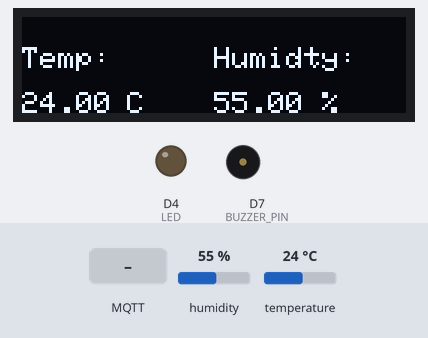
Bench run of a sketch on a simulated ESP8266 (NodeMCU). Parts: 128×32 one-colour display, output pins drawn as LEDs (lit = HIGH), buzzer (waves = sounding, pin HIGH). The inputs (shaded band) are chosen by the test bench; at power-on: humidity 55 %, temperature 24 °C. WiFi joins after 1.5 s; servers stay silent unless stated; random numbers use the default seed unless the sketch sets one; no MQTT or app messages arrive unless stated; what the sketch prints to the serial monitor is not drawn.

Above: at 3.3 s.
3.4 s: MQTT message "0" arrives on the first subscribed topic
At 4.47 s:
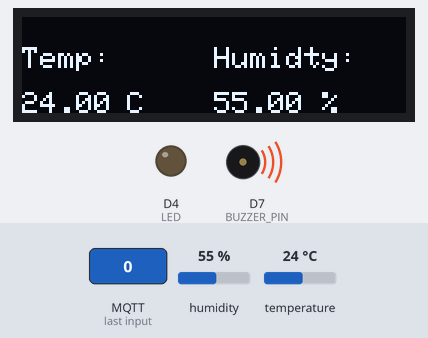
5.8 s: humidity set to 22 %
At 8.1 s:
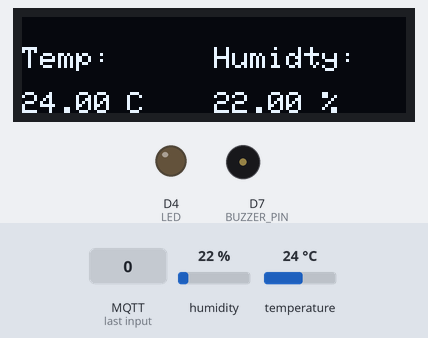
10.1 s: temperature set to 12 °C
At 10.78 s:
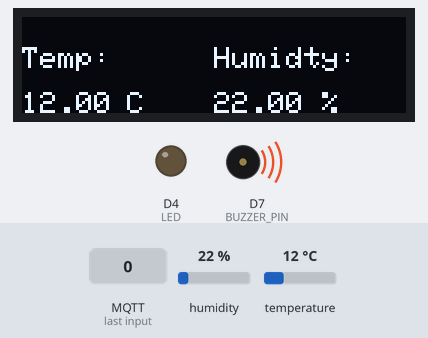
11.9 s: humidity set to 40 %
At 12.36 s:
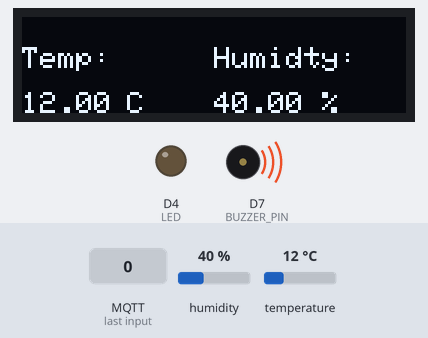
13.5 s: temperature set to 19 °C
At 13.93 s:
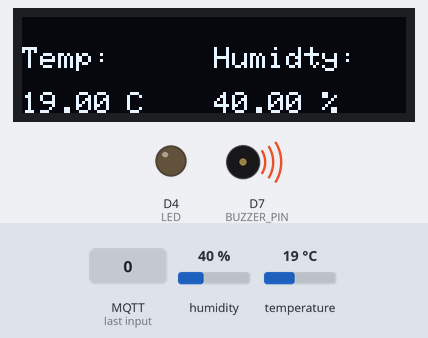
15.1 s: MQTT message "golkhoone/temp/max" arrives on the first subscribed topic
Timing chart, 0 to 17.6 s (numbered marks = the images above; inputs shaded):
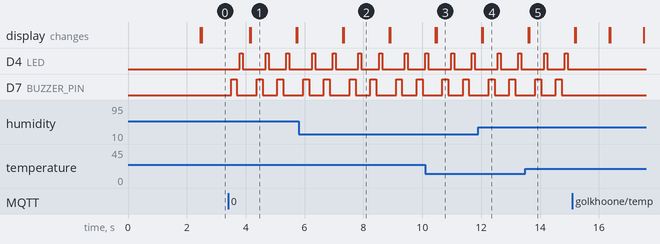

Measured:
- after the input at 3.4 s, D4 (LED): goes HIGH 0.10 s, LOW 0.78 s, HIGH 0.10 s, LOW 0.60 s, HIGH 0.10 s, then LOW, starting after 0.40 s; D7 (BUZZER_PIN): goes HIGH 0.20 s, LOW 0.68 s, HIGH 0.20 s, LOW 0.50 s, HIGH 0.20 s, then LOW, starting after 0.10 s
- what the display in image 1 shows lasts 1.5 s, from 4.2 s to 5.7 s

The sketch:

IoT-IUST.ino
```cpp
/*
  GROWatch

  IoT Based GreenHouse
  Using NodeMCU(Arduino) + MQTT Network Protocol
--------------------------------------------------------------------------
  INSTALL CH340 DRIVER ON YOU DEVICE
  DOWNLOAD NODEMCU LIBRARIES AT :
  https://arduino.esp8266.com/stable/package_esp8266com_index.json
  BAUD RATE : 9600
  *** Read instructions at README.txt to start server
  *** Read instructions at README.txt to open Website
  *** ADRESS:\GROWatch\Codes\WebSite-NodeJS Code\r\README.txt
--------------------------------------------------------------------------
  Date : 3/18/2021
  By : Arvin Delavari , Mohammad Arman Yazdi ,
       Faraz Ghoreyshi , Mohammad Mahdi Shokrani ,.

  Electrical Engineering Department of :
  Iran University of Science and Technology

*/

// Libraries
//------------------------------------------------------------------------
#include <ESP8266WiFi.h>
#include <PubSubClient.h>
#include <dht.h>
#include "DHT.h"
#include <Wire.h>
#include <Adafruit_GFX.h>
#include <Adafruit_SSD1306.h>

dht DHT;

// Defenitions
//------------------------------------------------------------------------
#define DHT11_PIN D3  // Define NodeMCU D3 pin to as temperature data pin of  DHT11
#define SCREEN_WIDTH 128 // OLED display width, in pixels
#define SCREEN_HEIGHT 32 // OLED display height, in pixels
#define BUZZER_PIN D7 // Defining Buzzer pin
#define DHTTYPE DHT11 // Defining DHT type (22 or 11) (SECOND LIBRARY) ---> UNUSED
#define dht_dpin 0 // Defining DHT PIN (SECOND LIBRARY) ---> UNUSED

// Update these with values suitable for your network.
//------------------------------------------------------------------------
const char* ssid = "Arvin";
const char* password = "252525de";
const char* mqtt_server = "broker.mqtt-dashboard.com";
//------------------------------------------------------------------------
const int LED =  2;
char Start[1]={1};
int temp_max=50;
int hum_max=100;
int temp_min=0;
int hum_min=0;
//------------------------------------------------------------------------
Adafruit_SSD1306 display(SCREEN_WIDTH, SCREEN_HEIGHT, &Wire, -1);
WiFiClient espClient;
PubSubClient client(espClient);
long lastMsg = 0;
char msg[50];
//------------------------------------------------------------------------


// Function for converting string data to integer number
//------------------------------------------------------------------------
int convertToInt(char a[3],unsigned int len)
{
    int i=0;
    int num=0;
    for(int i=0; i<len;i++)
    {
      num=(a[i]-'0')+(num*10);
    }
    return num;;
}

// Setting up a WIFI connection
//------------------------------------------------------------------------
void setup_wifi()
{
   delay(100);
  // We start by connecting to a WiFi network
    Serial.print("Connecting to ");
    Serial.println(ssid);
    WiFi.begin(ssid, password);
    while (WiFi.status() != WL_CONNECTED)
    {
      delay(500);
      Serial.print(".");
    }
  randomSeed(micros());
  Serial.println("");
  Serial.println("WiFi connected");
  Serial.println("IP address: ");
  Serial.println(WiFi.localIP());
}

// Subscribing to MQTT Server CallBack Function
//------------------------------------------------------------------------
void callback(char* topic, byte* payload, unsigned int length)
{
  char temp_max_bin[3];
  char hum_max_bin[3];
  char temp_min_bin[3];
  char hum_min_bin[3];

  // Subscribing to golkhoone/temp||hum/max||min
  // Recieving data from MQTT server

  if (strcmp(topic,"golkhoone/temp/max") == 0)
  {
    for(int i=0;i<=(length-1);i++)
    {
      temp_max_bin[i]=(char)payload[i];
    }
    temp_max=convertToInt(temp_max_bin,length);
    //Serial.println(temp_max);
  }
  if(strcmp(topic,"golkhoone/hum/max") == 0)
  {
    for(int i=0;i<=(length-1);i++)
    {
      hum_max_bin[i]=(char)payload[i];
    }
    hum_max=convertToInt(hum_max_bin,length);
    //Serial.println(hum_max);
  }
  if(strcmp(topic,"golkhoone/temp/min") == 0)
  {
    for(int i=0;i<=(length-1);i++)
    {
      temp_min_bin[i]=(char)payload[i];
    }
    temp_min=convertToInt(temp_min_bin,length);
    //Serial.println(temp_min);
  }
  if(strcmp(topic,"golkhoone/hum/min") == 0)
  {
    for(int i=0;i<=(length-1);i++)
    {
      hum_min_bin[i]=(char)payload[i];
    }
   hum_min=convertToInt(hum_min_bin,length);
   //Serial.println(hum_min);
  }
  Serial.println();
} //end callback

// Reconnecting Function
//------------------------------------------------------------------------
void reconnect()
{
  // Loop until we're reconnected
  while (!client.connected())
  {
    Serial.print("Attempting MQTT connection...");
    // Create a random client ID
    String clientId = "ESP8266Client-";
    clientId += String(random(0xffff), HEX);
    // Attempt to connect
    //if you MQTT broker has clientID,username and password
    if (client.connect(clientId.c_str()))
    {
      Serial.println("connected");
     //once connected to MQTT broker, subscribe command if any
      client.publish("golkhoone/alive",Start);
      client.subscribe("golkhoone/temp/max",1);
      client.subscribe("golkhoone/hum/max",1);
      client.subscribe("golkhoone/temp/min",1);
      client.subscribe("golkhoone/hum/min",1);;
    } else {
      Serial.print("failed, rc=");
      Serial.print(client.state());
      Serial.println(" try again in 5 seconds");
      // Wait 6 seconds before retrying
      delay(6000);
    }
  }
} //end reconnect()


void setup()
{
  // Setup OLED LCD
//------------------------------------------------------------------------
  Serial.begin(9600);
  if(!display.begin(SSD1306_SWITCHCAPVCC, 0x3C))
  { // Address 0x3D for 128x64
    Serial.println(F("SSD1306 allocation failed"));
    for(;;);
  }
  delay(500);
  display.clearDisplay();
  display.setTextSize(1.75);
  display.setTextColor(WHITE);

  // Setting up GPIO Output pins
//------------------------------------------------------------------------
  pinMode(LED,OUTPUT);
  pinMode(BUZZER_PIN,OUTPUT);

  // Setting up WIFI and server connection
  // Subscribing to MQTT server
//------------------------------------------------------------------------
  setup_wifi();
  client.setServer(mqtt_server, 1883);
  client.setCallback(callback);
  client.subscribe("golkhoone/temp/max",1);
  client.subscribe("golkhoone/hum/max",1);
  client.subscribe("golkhoone/temp/min",1);
  client.subscribe("golkhoone/hum/min",1);
  client.publish("golkhoone/alive",Start);
  int chk = DHT.read11(DHT11_PIN);
  Serial.print("Starting Humidity: " );
  Serial.print(DHT.humidity, 1);
  Serial.println('%');
  Serial.print("Starting Temparature ");
  Serial.print(DHT.temperature, 1);
  Serial.println('C');
}

void loop()
{
    //  Sensor and Buzzer Configuration
//------------------------------------------------------------------------
    if (DHT.humidity >= hum_max || DHT.humidity <= hum_min)
    {
      digitalWrite(BUZZER_PIN,HIGH);
      delay(200);
      digitalWrite(BUZZER_PIN,LOW);
      delay(100);
      digitalWrite(LED,HIGH);
      delay(100);
      digitalWrite(LED,LOW);
      delay(100);
    }
    else
    {
      digitalWrite(LED,LOW);
      digitalWrite(BUZZER_PIN,LOW);
    }
    delay(100);
//------------------------------------------------------------------------
    if (DHT.temperature >= temp_max || DHT.temperature <= temp_min)
    {
      digitalWrite(BUZZER_PIN,HIGH);
      delay(200);
      digitalWrite(BUZZER_PIN,LOW);
      delay(100);
      digitalWrite(LED,HIGH);
      delay(100);
      digitalWrite(LED,LOW);
      delay(100);
    }
    else
    {
      digitalWrite(LED,LOW);
      digitalWrite(BUZZER_PIN,LOW);
    }
    delay(100);

  // Publishing data from NodeMCU to MQTT server
//------------------------------------------------------------------------
  if (!client.connected())
  {
    reconnect();
  }
  client.loop();
  long now = millis();
  // read DHT11 sensor every second
  if (now - lastMsg > 1000)
  {
     lastMsg = now;
     int chk = DHT.read11(DHT11_PIN);
     String msg=" Temperature: ";
     msg= msg+ DHT.temperature;
     msg = msg+" C   Humidity: " ;
     msg=msg+DHT.humidity ;
     msg=msg+"%";
     char message[58];
     msg.toCharArray(message,58);

    // Printing real-time data in serial monitor
//------------------------------------------------------------------------
     Serial.println(message);

    // Only for test ---> Recieving data from each subscribed topic
    /*
     Serial.print(temp_max_bin);
     Serial.print(hum_max_bin);
     Serial.print(temp_min_bin);
     Serial.print(hum_min_bin);
     */

    // Preparing data to publish
//------------------------------------------------------------------------
     char Temp[58];
     char Hum[58];
     String temp="";
     String hum="";
     temp=temp + DHT.temperature ;
     hum=hum + DHT.humidity ;
     temp.toCharArray(Temp,58);
     hum.toCharArray(Hum,58);

    // Publish sensor data to MQTT broker
//------------------------------------------------------------------------
     client.publish("DHT11_IoT", message);
     client.publish("golkhoone/temp/live",Temp);
     client.publish("golkhoone/hum/live",Hum);

    // OLED LCD Monitoring temperature and humidity
//------------------------------------------------------------------------
    display.setCursor(0, 10);
    display.println("Temp:");
    display.display();
    pinMode(BUILTIN_LED, OUTPUT);
    display.setCursor(64, 10);
    display.println("Humidty:");
    display.display();
    pinMode(BUILTIN_LED, OUTPUT);
    display.setCursor(0, 25);
    display.println(DHT.temperature);
    display.setCursor(35, 25);
    display.println("C");
    display.display();
    pinMode(BUILTIN_LED, OUTPUT);
    display.setCursor(64, 25);
    display.println(DHT.humidity);
    display.setCursor(100, 25);
    display.println("%");
    display.display();
    pinMode(BUILTIN_LED, OUTPUT);
    delay(100);
    display.clearDisplay();
  }
}
```
